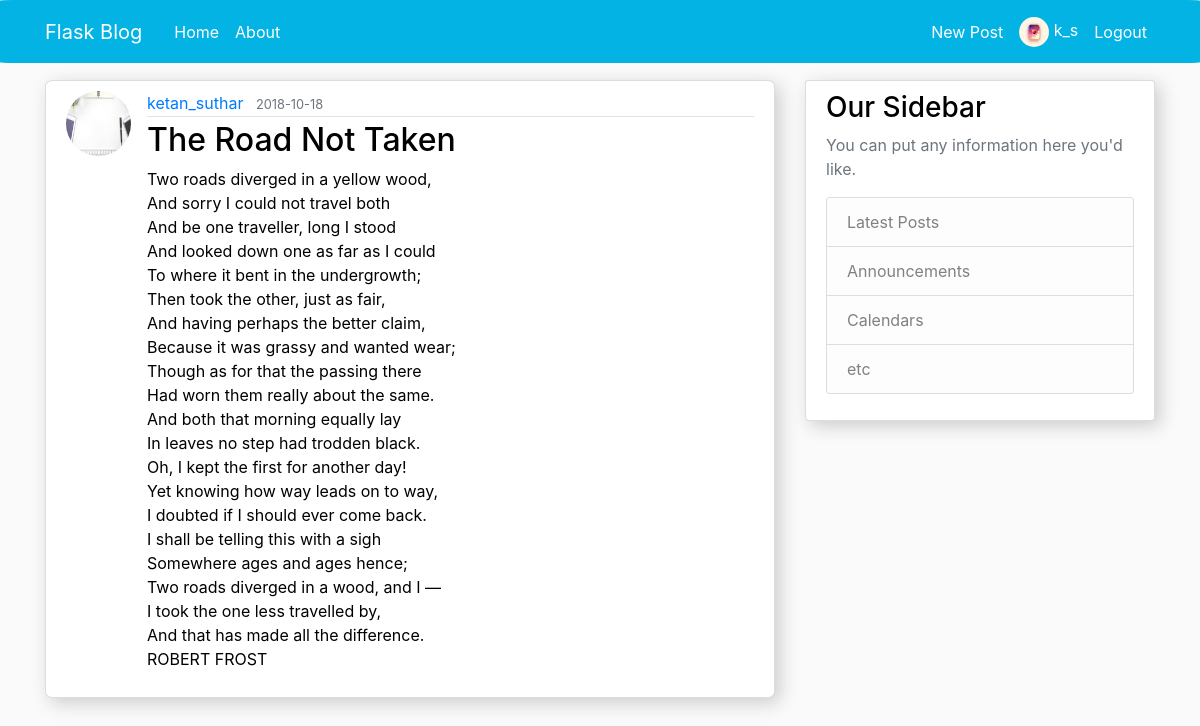
/post/13 (signed in), run on the app's committed database.
### index/models.py (models this page shows, shortened)
class User(db.Model, UserMixin):
    id = db.Column(db.Integer, primary_key=True)
    username = db.Column(db.String(20), unique=True, nullable=False)
    email = db.Column(db.String(120), unique=True, nullable=False)
    image_file = db.Column(db.String(20), nullable=False, default='default.jpg')
    password = db.Column(db.String(60), nullable=False)
    posts = db.relationship('Post', backref='author', lazy=True)

class Post(db.Model):
    id = db.Column(db.Integer, primary_key=True)
    title = db.Column(db.String(100), nullable=False)
    date_posted = db.Column(db.DateTime, nullable=False, default=datetime.utcnow)
    content = db.Column(db.Text, nullable=False)
    user_id = db.Column(db.Integer, db.ForeignKey('user.id'), nullable=False)

### index/routes.py (the view)
@app.route("/post/<int:post_id>")
def post(post_id):
	post = Post.query.get_or_404(post_id)
	return render_template('post.html',title=post.title,posts=post)

### index/models.py (called while the page is built)
@login_manager.user_loader
def load_user(user_id):
    return User.query.get(int(user_id))

### index/templates/post.html (shortened to what this page needs)
{% extends "layout.html" %}
{% block content %}
	<article class="media content-section">
		<img class="rounded-circle article-img" src="{{ url_for('static',filename='profile_pics/'+posts.author.image_file) }}">
		<div class="media-body">
			<div class="article-metadata">
		      <a class="mr-2" href="{{ url_for('user_posts', username=posts.author.username) }}">{{ posts.author.username }}</a>
		      <small class="text-muted">{{ posts.date_posted.strftime('%Y-%m-%d') }}</small>
		    </div>
		    <h2 class="article-title">{{ posts.title }}</h2>
		    <p class="article-content">{{ posts.content }}</p>
		</div>
		<br><br>
	</article>
{% endblock content %}

### index/templates/layout.html (shortened to what this page needs)
<!DOCTYPE html>
<html>
<head>
    <link rel="stylesheet" href="https://maxcdn.bootstrapcdn.com/bootstrap/4.0.0/css/bootstrap.min.css">
     <link rel="stylesheet" type="text/css" href="{{ url_for('static',filename='main.css')}}">
</head>
<body>
	<header class="site-header">
	  <nav class="navbar navbar-expand-md navbar-dark bg-steel fixed-top">
	    <div class="container" id="container">
	      <a class="navbar-brand mr-4" href="/">Flask Blog</a>
	      <div class="collapse navbar-collapse" id="navbarToggle">
	        <div class="navbar-nav mr-auto">
	          <a class="nav-item nav-link" href="{{ url_for('home') }}">Home</a>
	          <a class="nav-item nav-link" href="{{ url_for('about') }}">About</a>
	        </div>
	        <div class="navbar-nav">
	        	{% if current_user.is_authenticated %}
	        		<a class="nav-item nav-link mt-1" href="{{ url_for('new_post') }}">New Post</a>
	          		<a class="nav-item nav-link" href="{{ url_for('account') }}">
		          		<img class="rounded-circle layout-img" src="{{ url_for('static',filename='profile_pics/'+current_user.image_file) }}">
		          		{{ current_user.username }}
	          		</a>
	          		<a class="nav-item nav-link mt-1" href="{{ url_for('logout') }}">Logout</a>
	          	{% else %}
	          		<a class="nav-item nav-link" href="{{ url_for('login') }}">Login</a>
	          		<a class="nav-item nav-link" href="{{ url_for('register') }}">Register</a>
	          	{% endif %}
	        </div>
	      </div>
	    </div>
	  </nav>
	</header>
	<main role="main" class="container">
	  <div class="row">
	    <div class="col-md-8">
	    	{% block content %}{% endblock %}
	    </div>
	    <div class="col-md-4">
	      <div class="content-section" id="bootstrap-overrides">
	        <h3>Our Sidebar</h3>
	        <p class='text-muted'>You can put any information here you'd like.
	          <ul class="list-group">
	            <li class="list-group-item list-group-item-light">Latest Posts</li>
	            <li class="list-group-item list-group-item-light">Announcements</li>
	            <li class="list-group-item list-group-item-light">Calendars</li>
	            <li class="list-group-item list-group-item-light">etc</li>
	          </ul>
	        </p>
	      </div>
	    </div>
	  </div>
	</main>
</body>
</html>

### index/static/main.css (style rules this page uses)
body { background: #fafafa; color: #000; margin-top: 5rem; }
h1, h2, h3, h4, h5, h6 { color: black; }
.navbar-brand { color : black; }
.bg-steel { background-color: #02b3e4; border-radius: 1%; }
.site-header .navbar-nav .nav-link { color: white; }
.content-section { background: #ffffff; padding: 10px 20px; border: 1px solid #dddddd; border-radius: 1%; margin-bottom: 20px; box-shadow:5px 5px 18px 0px #cccccc; }
.article-title { color: black; }
.article-content { white-space: pre-line; }
.article-img { height: 65px; width: 65px; margin-right: 16px; }
.layout-img { height: 30px; width: 30px; margin-top: 1px; }
.article-metadata { padding-bottom: 1px; margin-bottom: 4px; border-bottom: 1px solid #e3e3e3 }

### data on the page
User: image_file (picture), username "k_s"
User: image_file (picture), author.username "ketan_suthar"
Post: date_posted "2018-10-18", title "The Road Not Taken", content "Two roads diverged in a yellow wood, And sorry I could not travel both And be one traveller, long I stood And looked down one as far as I could To where it bent in the undergrowth; Then took the other, just as fair, And having perhaps the better claim, Because it was grassy and wanted wear; Though as for that the passing there Had worn them really about the same. And both that morning equally lay In leaves no step had trodden black. Oh, I kept the first for another day! Yet knowing how way leads on to way, I doubted if I should ever come back. I shall be telling this with a sigh Somewhere ages and ages hence; Two roads diverged in a wood, and I — I took the one less travelled by, And that…"
